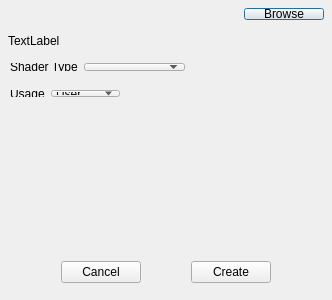
<?xml version="1.0" encoding="UTF-8"?>
<ui version="4.0">
 <class>ShaderCreationWindowClass</class>
 <widget class="QDialog" name="ShaderCreationWindowClass">
  <property name="geometry">
   <rect>
    <x>0</x>
    <y>0</y>
    <width>332</width>
    <height>300</height>
   </rect>
  </property>
  <property name="sizePolicy">
   <sizepolicy hsizetype="Preferred" vsizetype="Fixed">
    <horstretch>0</horstretch>
    <verstretch>0</verstretch>
   </sizepolicy>
  </property>
  <property name="minimumSize">
   <size>
    <width>0</width>
    <height>300</height>
   </size>
  </property>
  <property name="maximumSize">
   <size>
    <width>16777215</width>
    <height>560</height>
   </size>
  </property>
  <property name="windowTitle">
   <string>Create Shader</string>
  </property>
  <layout class="QVBoxLayout" name="verticalLayout">
   <property name="spacing">
    <number>15</number>
   </property>
   <property name="leftMargin">
    <number>6</number>
   </property>
   <property name="topMargin">
    <number>6</number>
   </property>
   <property name="rightMargin">
    <number>6</number>
   </property>
   <property name="bottomMargin">
    <number>6</number>
   </property>
   <item>
    <widget class="QWidget" name="propertiesContainer" native="true">
     <property name="sizePolicy">
      <sizepolicy hsizetype="Preferred" vsizetype="Fixed">
       <horstretch>0</horstretch>
       <verstretch>0</verstretch>
      </sizepolicy>
     </property>
     <property name="minimumSize">
      <size>
       <width>200</width>
       <height>0</height>
      </size>
     </property>
     <layout class="QVBoxLayout" name="verticalLayout_5">
      <property name="spacing">
       <number>15</number>
      </property>
      <property name="leftMargin">
       <number>2</number>
      </property>
      <property name="topMargin">
       <number>2</number>
      </property>
      <property name="rightMargin">
       <number>2</number>
      </property>
      <property name="bottomMargin">
       <number>2</number>
      </property>
      <item>
       <widget class="QWidget" name="pathPanel" native="true">
        <property name="sizePolicy">
         <sizepolicy hsizetype="Preferred" vsizetype="Fixed">
          <horstretch>0</horstretch>
          <verstretch>0</verstretch>
         </sizepolicy>
        </property>
        <layout class="QHBoxLayout" name="pathPanelLayout">
         <property name="spacing">
          <number>4</number>
         </property>
         <property name="leftMargin">
          <number>0</number>
         </property>
         <property name="topMargin">
          <number>0</number>
         </property>
         <property name="rightMargin">
          <number>0</number>
         </property>
         <property name="bottomMargin">
          <number>0</number>
         </property>
         <item>
          <widget class="QTextField" name="shaderNameField">
           <property name="layoutDirection">
            <enum>Qt::LayoutDirection::LeftToRight</enum>
           </property>
           <property name="labelText">
            <string>File Name</string>
           </property>
           <property name="placeHolder">
            <string>HLSL name</string>
           </property>
          </widget>
         </item>
         <item>
          <widget class="QPushButton" name="browseButton">
           <property name="sizePolicy">
            <sizepolicy hsizetype="Fixed" vsizetype="Fixed">
             <horstretch>0</horstretch>
             <verstretch>0</verstretch>
            </sizepolicy>
           </property>
           <property name="text">
            <string>Browse</string>
           </property>
          </widget>
         </item>
        </layout>
       </widget>
      </item>
      <item>
       <widget class="QLabel" name="pathLabel">
        <property name="sizePolicy">
         <sizepolicy hsizetype="Expanding" vsizetype="Fixed">
          <horstretch>0</horstretch>
          <verstretch>0</verstretch>
         </sizepolicy>
        </property>
        <property name="text">
         <string>TextLabel</string>
        </property>
        <property name="wordWrap">
         <bool>true</bool>
        </property>
       </widget>
      </item>
      <item>
       <widget class="QWidget" name="shaderTypeField" native="true">
        <property name="sizePolicy">
         <sizepolicy hsizetype="Fixed" vsizetype="Fixed">
          <horstretch>0</horstretch>
          <verstretch>0</verstretch>
         </sizepolicy>
        </property>
        <layout class="QHBoxLayout" name="horizontalLayout" stretch="0,0">
         <property name="leftMargin">
          <number>2</number>
         </property>
         <property name="topMargin">
          <number>2</number>
         </property>
         <property name="rightMargin">
          <number>2</number>
         </property>
         <property name="bottomMargin">
          <number>2</number>
         </property>
         <item>
          <widget class="QLabel" name="label">
           <property name="sizePolicy">
            <sizepolicy hsizetype="Fixed" vsizetype="Preferred">
             <horstretch>0</horstretch>
             <verstretch>0</verstretch>
            </sizepolicy>
           </property>
           <property name="text">
            <string>Shader Type</string>
           </property>
          </widget>
         </item>
         <item>
          <widget class="QComboBox" name="shaderTypeBox">
           <property name="sizePolicy">
            <sizepolicy hsizetype="Fixed" vsizetype="Fixed">
             <horstretch>0</horstretch>
             <verstretch>0</verstretch>
            </sizepolicy>
           </property>
           <property name="maxCount">
            <number>4</number>
           </property>
           <property name="placeholderText">
            <string>type</string>
           </property>
           <item>
            <property name="text">
             <string>Rasterization</string>
            </property>
           </item>
           <item>
            <property name="text">
             <string>Ray Tracing</string>
            </property>
           </item>
           <item>
            <property name="text">
             <string>Compute</string>
            </property>
           </item>
           <item>
            <property name="text">
             <string>Mesh</string>
            </property>
           </item>
          </widget>
         </item>
        </layout>
       </widget>
      </item>
      <item>
       <widget class="QWidget" name="shaderUsageField" native="true">
        <property name="sizePolicy">
         <sizepolicy hsizetype="Fixed" vsizetype="Fixed">
          <horstretch>0</horstretch>
          <verstretch>0</verstretch>
         </sizepolicy>
        </property>
        <layout class="QHBoxLayout" name="usageLayout" stretch="0,0">
         <property name="leftMargin">
          <number>2</number>
         </property>
         <property name="topMargin">
          <number>2</number>
         </property>
         <property name="rightMargin">
          <number>2</number>
         </property>
         <property name="bottomMargin">
          <number>2</number>
         </property>
         <item>
          <widget class="QLabel" name="usageLabel">
           <property name="sizePolicy">
            <sizepolicy hsizetype="Fixed" vsizetype="Preferred">
             <horstretch>0</horstretch>
             <verstretch>0</verstretch>
            </sizepolicy>
           </property>
           <property name="text">
            <string>Usage</string>
           </property>
          </widget>
         </item>
         <item>
          <widget class="QComboBox" name="shaderUsageBox">
           <property name="sizePolicy">
            <sizepolicy hsizetype="Fixed" vsizetype="Fixed">
             <horstretch>0</horstretch>
             <verstretch>0</verstretch>
            </sizepolicy>
           </property>
           <property name="maxCount">
            <number>2</number>
           </property>
           <item>
            <property name="text">
             <string>User</string>
            </property>
           </item>
           <item>
            <property name="text">
             <string>Internal</string>
            </property>
           </item>
          </widget>
         </item>
        </layout>
       </widget>
      </item>
      <item>
       <widget class="QTextField" name="nameField">
        <property name="labelText">
         <string>Name</string>
        </property>
        <property name="placeHolder">
         <string>Display Name</string>
        </property>
       </widget>
      </item>
      <item>
       <widget class="QTextField" name="identifierField">
        <property name="labelText">
         <string>Identifier</string>
        </property>
        <property name="placeHolder">
         <string>Internal Identifier</string>
        </property>
       </widget>
      </item>
      <item>
       <widget class="QWidget" name="rasterizationContainer" native="true">
        <property name="enabled">
         <bool>true</bool>
        </property>
        <property name="sizePolicy">
         <sizepolicy hsizetype="Preferred" vsizetype="Fixed">
          <horstretch>0</horstretch>
          <verstretch>0</verstretch>
         </sizepolicy>
        </property>
        <layout class="QVBoxLayout" name="verticalLayout_2">
         <property name="spacing">
          <number>15</number>
         </property>
         <property name="leftMargin">
          <number>0</number>
         </property>
         <property name="topMargin">
          <number>0</number>
         </property>
         <property name="rightMargin">
          <number>0</number>
         </property>
         <property name="bottomMargin">
          <number>0</number>
         </property>
         <item>
          <widget class="QTextField" name="vertexField">
           <property name="labelText">
            <string>Vertex Stage</string>
           </property>
           <property name="placeHolder">
            <string>Function Name</string>
           </property>
          </widget>
         </item>
         <item>
          <widget class="QNullableTextField" name="geometryField">
           <property name="labelText">
            <string>Geometry Stage</string>
           </property>
           <property name="placeHolder">
            <string>Function Name</string>
           </property>
          </widget>
         </item>
         <item>
          <widget class="QTextField" name="pixelField">
           <property name="labelText">
            <string>Pixel Stage</string>
           </property>
           <property name="placeHolder">
            <string>Function Name</string>
           </property>
          </widget>
         </item>
        </layout>
       </widget>
      </item>
      <item>
       <widget class="QWidget" name="rayTracingContainer" native="true">
        <property name="sizePolicy">
         <sizepolicy hsizetype="Preferred" vsizetype="Fixed">
          <horstretch>0</horstretch>
          <verstretch>0</verstretch>
         </sizepolicy>
        </property>
        <layout class="QVBoxLayout" name="verticalLayout_3">
         <property name="spacing">
          <number>15</number>
         </property>
         <property name="leftMargin">
          <number>0</number>
         </property>
         <property name="topMargin">
          <number>0</number>
         </property>
         <property name="rightMargin">
          <number>0</number>
         </property>
         <property name="bottomMargin">
          <number>0</number>
         </property>
         <item>
          <widget class="QNullableTextField" name="rayGenField">
           <property name="labelText">
            <string>Ray Generation</string>
           </property>
           <property name="placeHolder">
            <string>Function Name</string>
           </property>
          </widget>
         </item>
         <item>
          <widget class="QNullableTextField" name="closestHitField">
           <property name="labelText">
            <string>Closest Hit</string>
           </property>
           <property name="placeHolder">
            <string>Function Name</string>
           </property>
          </widget>
         </item>
         <item>
          <widget class="QNullableTextField" name="missField">
           <property name="labelText">
            <string>Miss</string>
           </property>
           <property name="placeHolder">
            <string>Function Name</string>
           </property>
          </widget>
         </item>
        </layout>
       </widget>
      </item>
      <item>
       <widget class="QWidget" name="meshContainer" native="true">
        <property name="sizePolicy">
         <sizepolicy hsizetype="Preferred" vsizetype="Fixed">
          <horstretch>0</horstretch>
          <verstretch>0</verstretch>
         </sizepolicy>
        </property>
        <layout class="QVBoxLayout" name="verticalLayout_6">
         <property name="spacing">
          <number>15</number>
         </property>
         <property name="leftMargin">
          <number>0</number>
         </property>
         <property name="topMargin">
          <number>0</number>
         </property>
         <property name="rightMargin">
          <number>0</number>
         </property>
         <property name="bottomMargin">
          <number>0</number>
         </property>
         <item>
          <widget class="QNullableTextField" name="taskField">
           <property name="labelText">
            <string>Task Stage</string>
           </property>
           <property name="placeHolder">
            <string>Function Name</string>
           </property>
          </widget>
         </item>
         <item>
          <widget class="QTextField" name="meshField">
           <property name="labelText">
            <string>Mesh Stage</string>
           </property>
           <property name="placeHolder">
            <string>Function Name</string>
           </property>
          </widget>
         </item>
         <item>
          <widget class="QTextField" name="meshPixelField">
           <property name="labelText">
            <string>Pixel Stage</string>
           </property>
           <property name="placeHolder">
            <string>Function Name</string>
           </property>
          </widget>
         </item>
        </layout>
       </widget>
      </item>
      <item>
       <widget class="QWidget" name="computeContainer" native="true">
        <property name="enabled">
         <bool>true</bool>
        </property>
        <property name="sizePolicy">
         <sizepolicy hsizetype="Preferred" vsizetype="Fixed">
          <horstretch>0</horstretch>
          <verstretch>0</verstretch>
         </sizepolicy>
        </property>
        <property name="minimumSize">
         <size>
          <width>10</width>
          <height>10</height>
         </size>
        </property>
        <layout class="QVBoxLayout" name="verticalLayout_4">
         <property name="spacing">
          <number>15</number>
         </property>
         <property name="leftMargin">
          <number>0</number>
         </property>
         <property name="topMargin">
          <number>0</number>
         </property>
         <property name="rightMargin">
          <number>0</number>
         </property>
         <property name="bottomMargin">
          <number>0</number>
         </property>
         <item>
          <widget class="QTextField" name="computeMain">
           <property name="labelText">
            <string>Main</string>
           </property>
           <property name="placeHolder">
            <string>Function Name</string>
           </property>
          </widget>
         </item>
        </layout>
       </widget>
      </item>
     </layout>
    </widget>
   </item>
   <item>
    <widget class="QWidget" name="widget" native="true">
     <property name="sizePolicy">
      <sizepolicy hsizetype="Expanding" vsizetype="Fixed">
       <horstretch>0</horstretch>
       <verstretch>0</verstretch>
      </sizepolicy>
     </property>
     <layout class="QHBoxLayout" name="horizontalLayout_2">
      <item>
       <widget class="QPushButton" name="cancelButton">
        <property name="sizePolicy">
         <sizepolicy hsizetype="Fixed" vsizetype="Fixed">
          <horstretch>0</horstretch>
          <verstretch>0</verstretch>
         </sizepolicy>
        </property>
        <property name="text">
         <string>Cancel</string>
        </property>
       </widget>
      </item>
      <item>
       <widget class="QPushButton" name="createButton">
        <property name="sizePolicy">
         <sizepolicy hsizetype="Fixed" vsizetype="Fixed">
          <horstretch>0</horstretch>
          <verstretch>0</verstretch>
         </sizepolicy>
        </property>
        <property name="text">
         <string>Create</string>
        </property>
       </widget>
      </item>
     </layout>
    </widget>
   </item>
  </layout>
 </widget>
 <layoutdefault spacing="6" margin="11"/>
 <customwidgets>
  <customwidget>
   <class>QTextField</class>
   <extends>QWidget</extends>
   <header>QTextField.h</header>
  </customwidget>
  <customwidget>
   <class>QNullableTextField</class>
   <extends>QWidget</extends>
   <header>NullableTextField.h</header>
  </customwidget>
 </customwidgets>
 <resources/>
 <connections/>
</ui>
